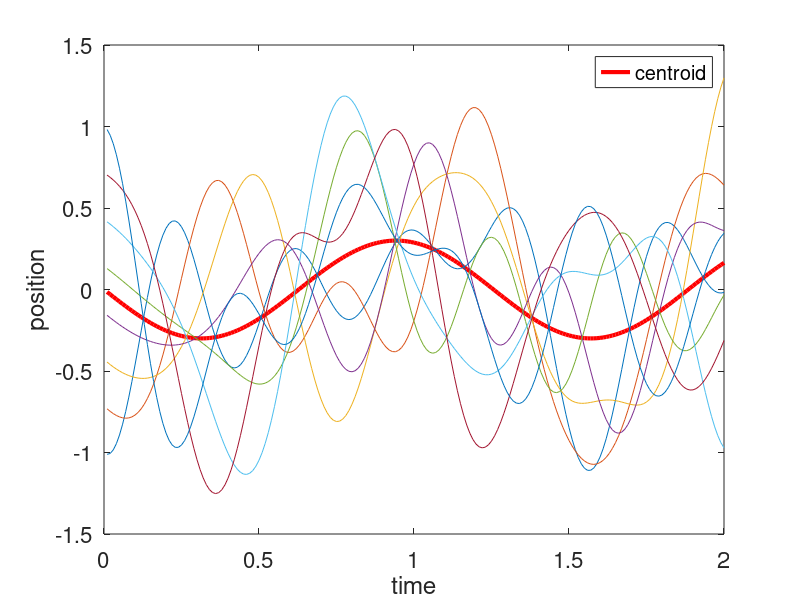

This figure's MATLAB source:
clear; close all;
n_beads=8; beta=1; hbar=1; m=1; lambda=5; dt = 0.01; 
omega_n=n_beads/beta/hbar; n_step=200;
C=zeros(n_beads,n_beads);
for j=1:n_beads
    for k=0:n_beads-1
        if k==0
            C(j,k+1)=sqrt(1/n_beads);
        elseif k<=n_beads/2-1
            C(j,k+1)=sqrt(2/n_beads)*cos(2*pi*j*k/n_beads);
        elseif k==n_beads/2
            C(j,k+1)=sqrt(1/n_beads)*(-1)^j;
        else
            C(j,k+1)=sqrt(2/n_beads)*sin(2*pi*j*k/n_beads);
        end
    end
end
p=linspace(-2,-1,n_beads); q=linspace(-1,1,n_beads); qq=zeros(n_step,n_beads);
for step=1:n_step
    p=p-(dt/2)*m*lambda*lambda*q; 
    p_normal=p*C; q_normal=q*C;
    for k=0:n_beads-1
        omega_k=2*omega_n*sin(k*pi/n_beads); 
        if k==0
            q_normal(k+1)=(dt/m)*p_normal(k+1)+q_normal(k+1);
        else
            c=cos(omega_k*dt); s=sin(omega_k*dt);
            p_temp=p_normal(k+1);
            q_temp=q_normal(k+1);
            p_normal(k+1)=c*p_temp-m*omega_k*s*q_temp;
            q_normal(k+1)=(1/m/omega_k)*s*p_temp+c*q_temp;
        end
    end
    p=(C*p_normal.').'; q=(C*q_normal.').';
    p=p-(dt/2)*m*lambda*lambda*q;
    qq(step,:)=q;
end
figure;
plot((1:n_step)*dt,mean(qq,2),'r-','linewidth',3);hold on
plot((1:n_step)*dt,qq,'linewidth',0.5);hold on;
xlabel('time');
ylabel('position');
legend('centroid');
set(gca,'fontsize',16);
